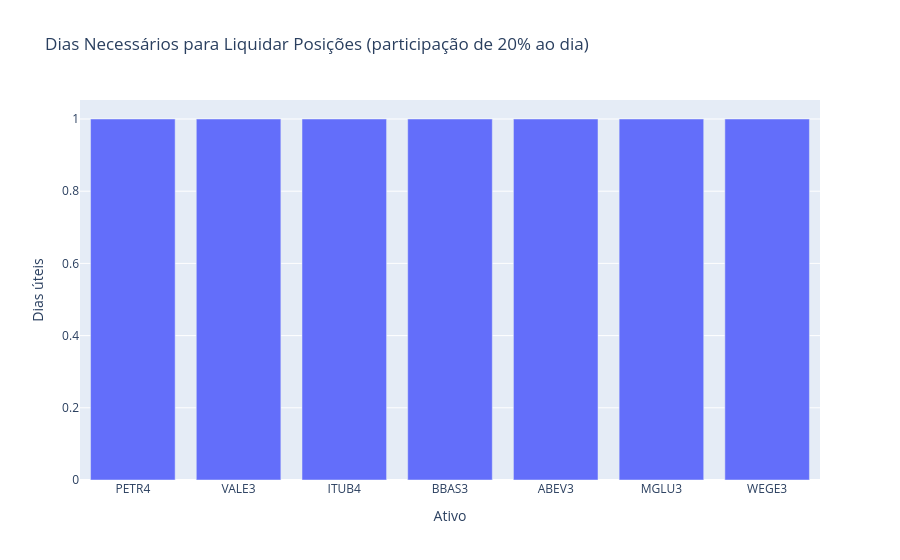

Here is the notebook cell this chart was saved with:
### Code cell
# Análise de liquidez de carteira: dias necessários para liquidar posições
PARTICIPACAO_MAXIMA_DIARIA = 0.20  # até 20% do volume médio diário por dia

carteira = {
    'PETR4': 50_000,
    'VALE3': 80_000,
    'ITUB4': 60_000,
    'BBAS3': 90_000,
    'ABEV3': 120_000,
    'MGLU3': 100_000,
    'WEGE3': 30_000,
}

df_liq_ativo = df_ranking.set_index('codigo_ativo')

linhas = []
for ticker, quantidade in carteira.items():
    if ticker not in df_liq_ativo.index:
        linhas.append({'ticker': ticker, 'quantidade': quantidade, 'preco': np.nan,
                       'valor_posicao': np.nan, 'volume_medio_21d': np.nan,
                       'dias_para_liquidar': np.nan})
        continue

    preco = df_liq_ativo.at[ticker, 'preco_medio']
    volume_medio = df_liq_ativo.at[ticker, 'volume_medio_21d']
    valor_posicao = preco * quantidade
    capacidade_diaria = volume_medio * PARTICIPACAO_MAXIMA_DIARIA
    dias = np.ceil(valor_posicao / capacidade_diaria) if capacidade_diaria > 0 else np.nan

    linhas.append({'ticker': ticker, 'quantidade': quantidade, 'preco': preco,
                   'valor_posicao': valor_posicao, 'volume_medio_21d': volume_medio,
                   'dias_para_liquidar': dias})

df_carteira = pd.DataFrame(linhas)
pd.options.display.float_format = '{:,.2f}'.format
display(df_carteira)

fig_cart = px.bar(
    df_carteira.dropna(subset=['dias_para_liquidar']),
    x='ticker', y='dias_para_liquidar',
    title=f'Dias Necessários para Liquidar Posições '
          f'(participação de {PARTICIPACAO_MAXIMA_DIARIA:.0%} ao dia)',
    labels={'ticker': 'Ativo', 'dias_para_liquidar': 'Dias úteis'}
)
fig_cart.show()

### Figure 1 — Plotly figure (JSON) as saved in the notebook; plotly's stock layout.template omitted (floating-point values rounded to 4 significant figures)
{"data": [{"hovertemplate": "Ativo=%{x}<br>Dias úteis=%{y}<extra></extra>", "legendgroup": "", "marker": {"color": "#636efa", "pattern": {"shape": ""}}, "name": "", "orientation": "v", "showlegend": false, "textposition": "auto", "type": "bar", "x": ["PETR4", "VALE3", "ITUB4", "BBAS3", "ABEV3", "MGLU3", "WEGE3"], "xaxis": "x", "y": [1.0, 1.0, 1.0, 1.0, 1.0, 1.0, 1.0], "yaxis": "y"}], "layout": {"barmode": "relative", "legend": {"tracegroupgap": 0}, "title": {"text": "Dias Necessários para Liquidar Posições (participação de 20% ao dia)"}, "xaxis": {"anchor": "y", "domain": [0.0, 1.0], "title": {"text": "Ativo"}}, "yaxis": {"anchor": "x", "domain": [0.0, 1.0], "title": {"text": "Dias úteis"}}}}
